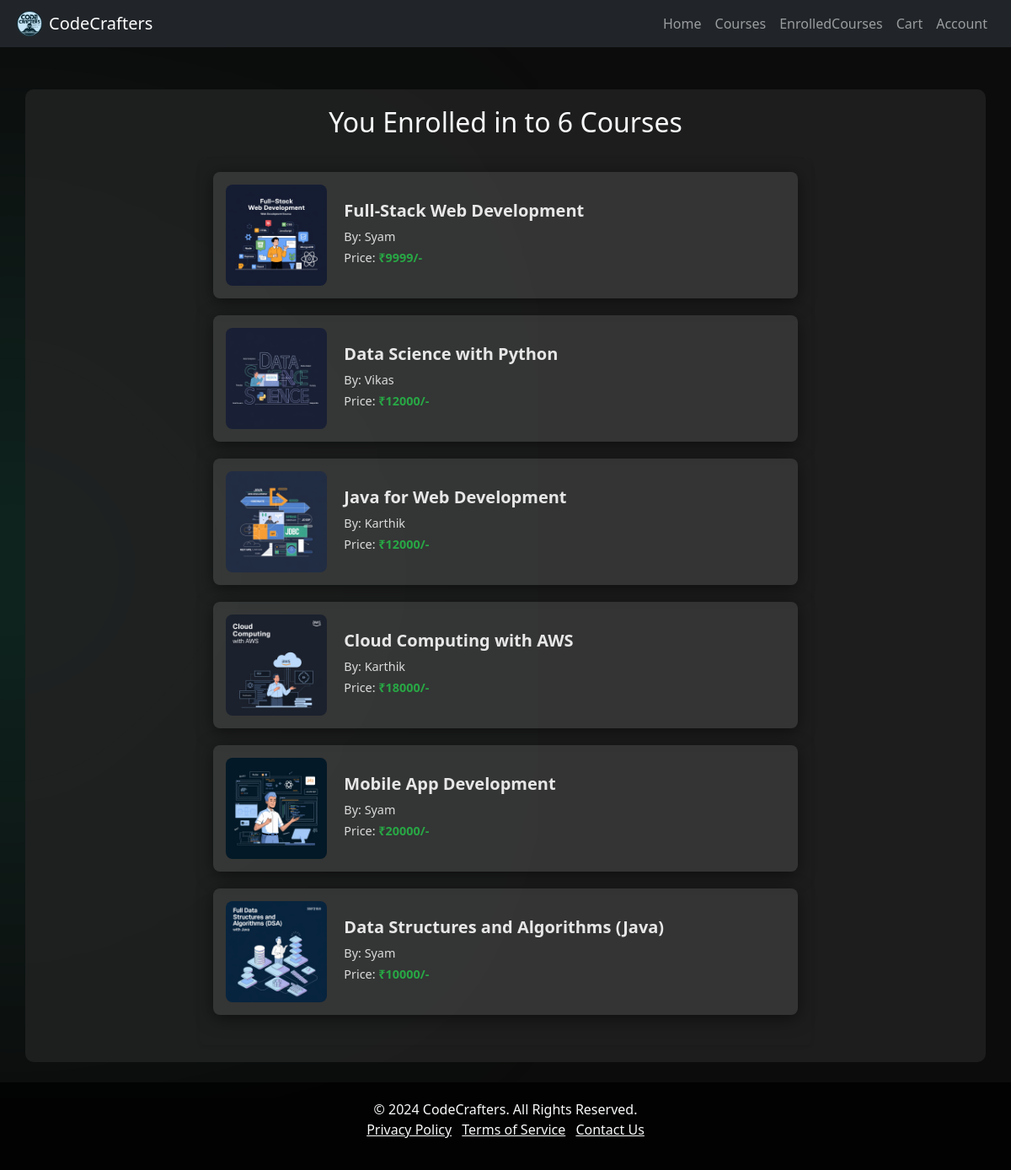
The page /enrolledcourses/ (signed in) on the database its author committed.
### datauploader/models.py (models this page shows, shortened)
class EnroledCourses(models.Model):
    userId = models.ForeignKey(CustomUser,on_delete=models.CASCADE)
    courseId = models.ForeignKey(Courses,on_delete=models.CASCADE)

class Courses(models.Model):
    courseName = models.CharField(max_length=60)
    courseImg = models.ImageField(upload_to='images/')
    courseBy = models.CharField(max_length=60)
    coursePrice = models.IntegerField()
    courseDescription = models.CharField(max_length=400)
    conceptList = models.ManyToManyField(CourseConcepts)

### usersApp/views.py (the view)
# urls.py: path('enrolledcourses/', enrolledcoursesView, name='enrolledcourses'),
@login_required(login_url='myapp:login')
def enrolledcoursesView(request):
    data = EnroledCourses.objects.filter(userId=request.user)
    return render(request,'usersPage/enrolledcourses.html',{'enrolled_courses':data})

### template/usersPage/enrolledcourses.html (shortened to what this page needs)
{% load static %}
<!DOCTYPE html>
<html lang="en">
<head>
    <link href="https://cdn.jsdelivr.net/npm/bootstrap@5.3.0/dist/css/bootstrap.min.css" rel="stylesheet">
</head>
<body>
    {% include 'usersPage/header.html' %}
    <div class="container COURSE-CONTAINER">
        <h2 class="text-center mb-4">You Enrolled  in to {{ enrolled_courses|length }} Courses</h2>
        <div class="row justify-content-center">
            <div class="col-md-8">
                {% if enrolled_courses %}
                    <div class="card shadow-sm">
                        <div class="card-body">
                            {% for course in enrolled_courses %}
                                <div class="cart-item">
                                    <img src="{{ course.courseId.courseImg.url }}" alt="{{ course.courseId.courseName }}">
                                    <div class="course-details">
                                        <h5 class="fw-bold">{{ course.courseId.courseName }}</h5>
                                        <p>By: {{ course.courseId.courseBy }}</p>
                                        <p>Price: <span class="price">₹{{ course.courseId.coursePrice }}/-</span></p>
                                    </div>
                                </div>
                            {% endfor %}
                        </div>
                    </div>
                {% else %}
                    <div class="alert alert-warning text-center">
                        You haven't enrolled in any courses yet!
                    </div>
                {% endif %}
            </div>
        </div>
    </div>
    {% include 'usersPage/footer.html' %}
</body>
</html>

### template/usersPage/enrolledcourses.html (style rules this page uses)
body { background-size: cover; background-repeat: no-repeat; background-position: center; color: #f8f9fa; }
.COURSE-CONTAINER { margin-top: 50px; background-color: rgba(34, 34, 34, 0.8); border-radius: 10px; padding: 20px; }
.card { border: none; background-color: transparent; }
.cart-item { background-color: rgba(255, 255, 255, 0.1); border-radius: 8px; padding: 15px; margin-bottom: 20px; box-shadow: 0 4px 20px rgba(0, 0, 0, 0.5); display: flex; align-items: center; }
.cart-item img { max-width: 120px; border-radius: 8px; margin-right: 20px; }
.course-details h5 { font-size: 1.25rem; font-weight: 600; color: #e7e7e7; }
.course-details p { margin-bottom: 0.25rem; font-size: 0.9rem; color: #dcdcdc; }
.price { color: #28a745; font-weight: bold; }

### rows shown on the page
EnroledCourses: courseId.courseImg (picture), courseId.courseName "Full-Stack Web Development", courseId.courseBy "Syam", courseId.coursePrice "9999"
EnroledCourses: courseId.courseImg (picture), courseId.courseName "Data Science with Python", courseId.courseBy "Vikas", courseId.coursePrice "12000"
EnroledCourses: courseId.courseImg (picture), courseId.courseName "Java for Web Development", courseId.courseBy "Karthik", courseId.coursePrice "12000"
EnroledCourses: courseId.courseImg (picture), courseId.courseName "Cloud Computing with AWS", courseId.courseBy "Karthik", courseId.coursePrice "18000"
EnroledCourses: courseId.courseImg (picture), courseId.courseName "Mobile App Development", courseId.courseBy "Syam", courseId.coursePrice "20000"
EnroledCourses: courseId.courseImg (picture), courseId.courseName "Data Structures and Algorithms (Java)", courseId.courseBy "Syam", courseId.coursePrice "10000"

### other values the page prints
{{ enrolled_courses|length }} "6"
